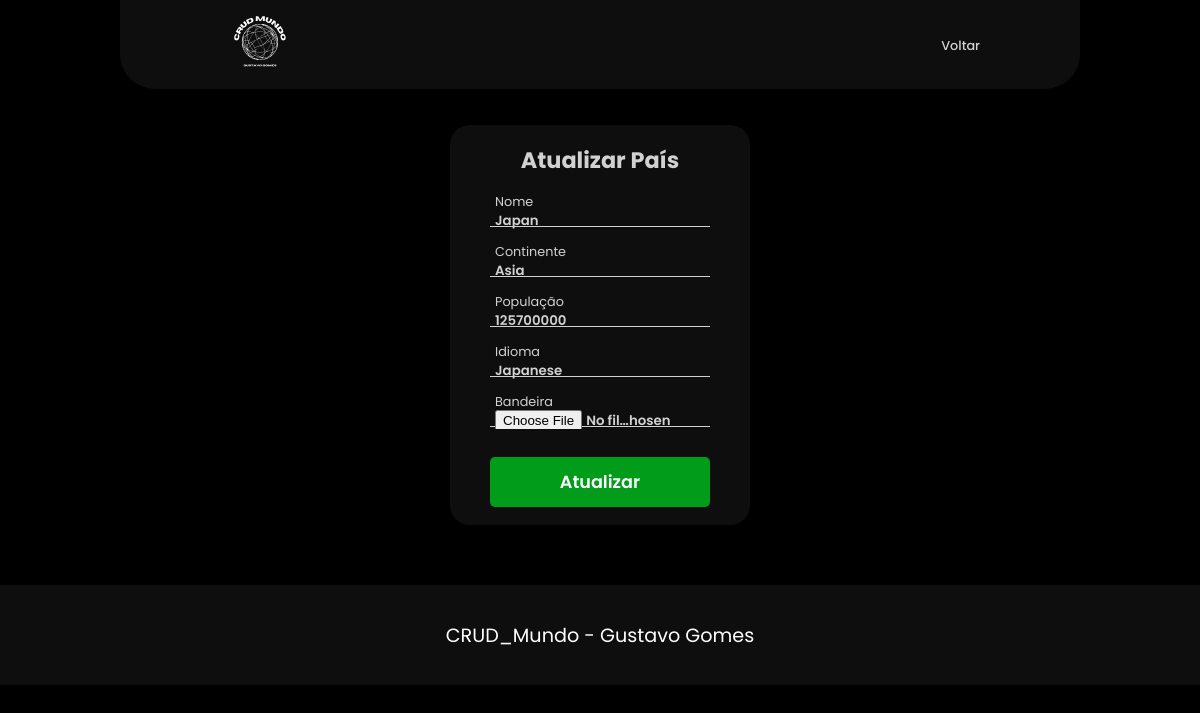
The page /crud/update/update_paises.php?id_pais=4 on the database its author committed.
### tables this page shows
create table paises (
    id_pais int primary key auto_increment,
    nome varchar(80) not null,
    continente varchar (20) not null,
    populacao int not null,
    idioma varchar(20) not null,
    bandeira varchar(255) not null
);

### crud/update/update_paises.php (the view, shortened to what this page needs)
<?php
include '/xampp/htdocs/CRUD_Mundo/SRC/database/db.php';
$id_pais = intval($_GET['id_pais']);
$query = "SELECT * FROM paises WHERE id_pais = ?";
$stmt = $conn->prepare($query);
$stmt->bind_param("i", $id_pais);
$stmt->execute();
$result = $stmt->get_result();
$pais = $result->fetch_assoc();
?>
<!DOCTYPE html>
<html lang="pt-br">
<head>
    <link rel="stylesheet" href="style.css" class="css">
</head>
<body>
    <header>
        <div class="logo">
            <a href="../../index.php" title="Logo"><img src="../../assets/img/logo.svg" alt="Logo" title="Logo"/></a>
        </div>
        <nav class="navbar">
            <a class="navbaritem" href="../crud.php">Voltar</a>
        </nav>
    </header>
    <main>
        <div class="wrap">
            <div class="form-box">
                <h2>Atualizar País</h2>
                <form action="update_paises.php?id_pais=<?php echo $id_pais; ?>" method="post" autocomplete="off" enctype="multipart/form-data">
                    <div class="input-box">
                        <input type="text" name="nome" value="<?php echo htmlspecialchars($pais['nome']); ?>" required>
                        <label>Nome</label>
                    </div>
                    <div class="input-box">
                        <input type="text" name="continente" value="<?php echo htmlspecialchars($pais['continente']); ?>" required>
                        <label>Continente</label>
                    </div>
                    <div class="input-box">
                        <input type="number" name="populacao" value="<?php echo htmlspecialchars($pais['populacao']); ?>" required>
                        <label>População</label>
                    </div>
                    <div class="input-box">
                        <input type="text" name="idioma" value="<?php echo htmlspecialchars($pais['idioma']); ?>" required>
                        <label>Idioma</label>
                    </div>
                    <div class="input-box">
                        <input type="file" name="bandeira">
                        <label>Bandeira</label>
                    </div>
                    <button type="submit" class="btn">Atualizar</button>
                </form>
            </div>
        </div>
    </main>
    <footer>
         <p> CRUD_Mundo - Gustavo Gomes </p>
    </footer>
</body>
</html>

### crud/update/style.css (style rules this page uses)
* { font-family: "Poppins", "sans-serif"; color: #fff; border: 0; margin: 0%; padding: 0%; box-sizing: border-box; }
body { background-color: #000000; height: 100vh; justify-content: center; align-items: center; user-select: none; }
header { position: relative; top: 0; left: 50%; transform: translateX(-50%); width: 80%; display: flex; justify-content: space-between; align-items: center; padding: 1px 100px; background-color: #0e0e0e; border-bottom-left-radius: 35px; border-bottom-right-radius: 35px; }
.logo a img { width: 80px; height: 80px; }
.navbar a { position: relative; font-size: 0.8em; text-decoration: none; color: #d1d1d1; font-weight: 500; margin-left: 40px; }
.navbar a::after { content: ''; position: absolute; width: 100%; height: 3px; left: 0; bottom: -6px; border-radius: 5px; background: #c7c4c4; transform: scaleX(0); transition: all 0.3s; }
main { display: flex; justify-content: center; align-items: center; margin-top: 3%; }
.wrap { position: relative; width: 300px; height: 400px; background: #0e0e0e; border-radius: 20px; display: flex; justify-content: center; align-items: center; }
.form-box { width: 100%; padding: 40px; }
.form-box h2 { font-size: 1.4em; color: #d1d1d1; text-align: center; }
.input-box { position: relative; width: 100%; height: 20px; border-bottom: 1px solid #d1d1d1; margin: 30px 0; }
.input-box label { position: absolute; top: 50%; transform: translateY(-50%); left: 5px; font-size: 0.8em; font-weight: 400; color: #d1d1d1; pointer-events: none; transition: .5s; }
.input-box input { width: 100%; height: 100%; background: transparent; border: none; outline: none; color: #d1d1d1; font-weight: 600; padding: 0 35px 0 5px; }
.input-box input:not(:placeholder-shown)~label { top: -5px; }
.btn { width: 100%; height: 50px; text-align: center; padding: 5px 10px 5px 10px; border-radius: 5px; background: #009c1a; cursor: pointer; transition: all .2s; font-weight: 600; font-size: 1.1em; }
footer { background-color: #0e0e0e; width: 100%; height: 100px; font-size: 1.2em; display: flex; text-align: center; justify-content: center; align-items: center; margin-top: 5%; }

### rows shown on the page
paises: nome "Japan", continente "Asia", populacao "125700000", idioma "Japanese"
